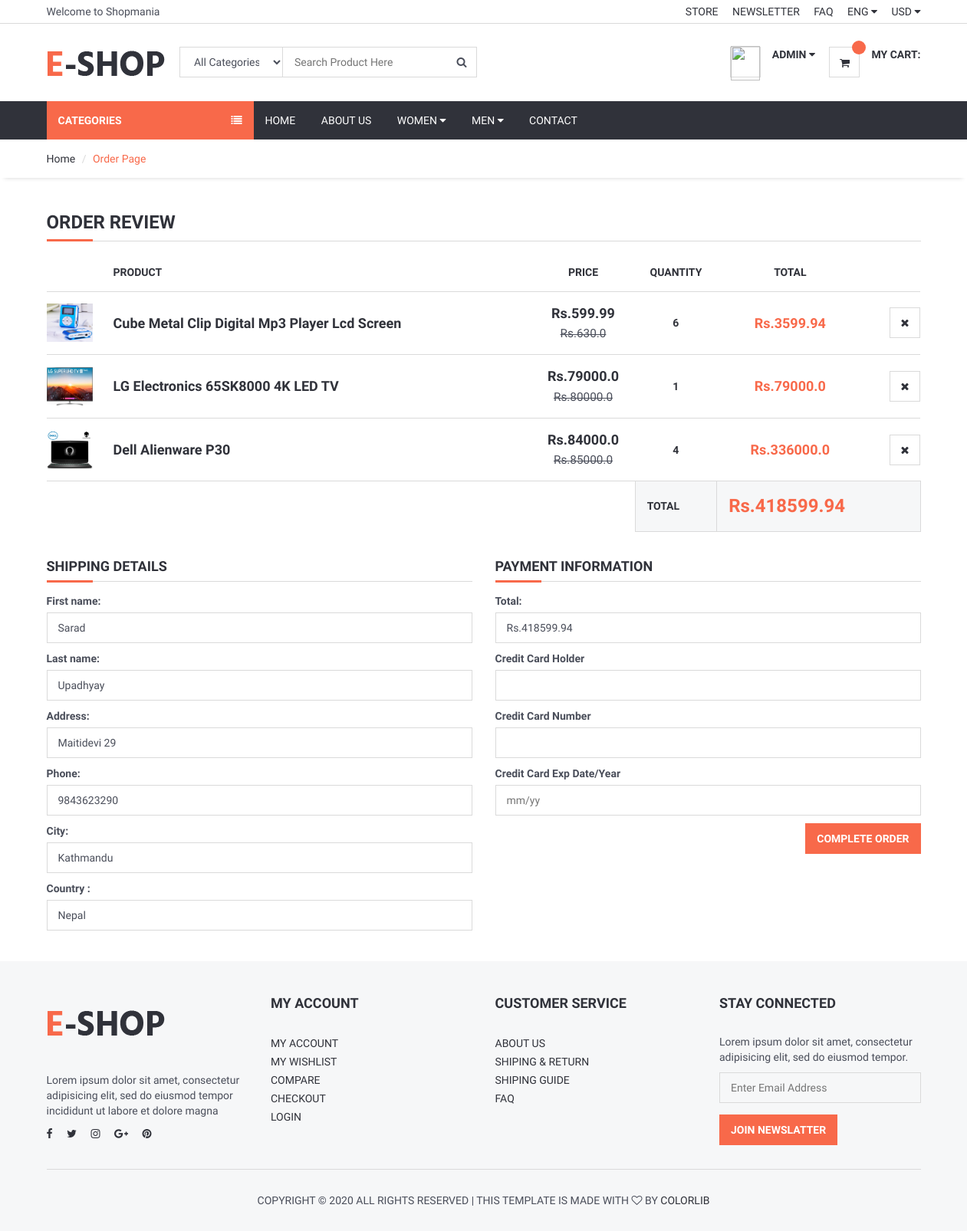
The app's page /product/order_product/ (signed in), older data.
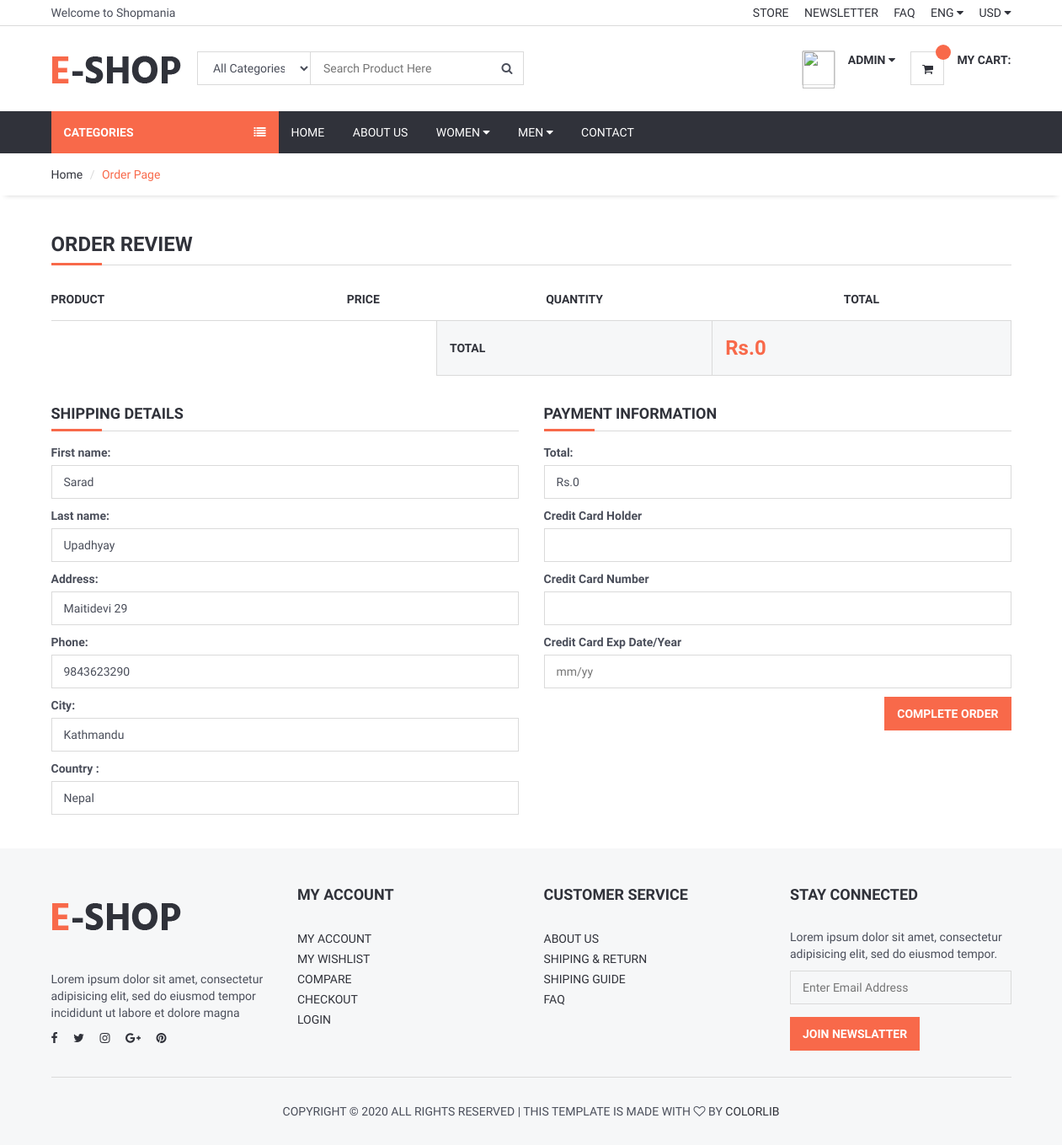
The same page, newer data.
### djproduct/models.py (models this page shows, shortened)
class Cart(models.Model):
    user = models.ForeignKey(User,on_delete=models.SET_NULL,null=True)
    product = models.ForeignKey(Product, on_delete=models.SET_NULL,null=True)
    quantity = models.IntegerField()
    @property
    def price(self):
        return self.product.price
    @property
    def discounted_price(self):
        return self.product.discounted_price
    @property
    def total_price(self):
        if self.product.discounted_price:
            return self.quantity * self.product.discounted_price
        else:
            return self.quantity * self.product.price

class Product(models.Model):
    STATUS = (('True', 'True'),('False', 'False'))
    LABEL = (('Hot', 'Hot'), ('Sale', 'Sale'), ('New', 'New'))
    STOCK = (('In Stock', 'In Stock'), ('Out of Stock', 'Out of Stock'))
    category = models.ForeignKey(Category,on_delete=models.CASCADE)
    title = models.CharField(max_length=100)
    keywords = models.CharField(max_length=300)
    description = models.TextField(max_length=300)
    image=models.ImageField(upload_to='images/', blank=True)
    brand = models.CharField(max_length=200,blank=True)
    price = models.FloatField()
    items_in_stock = models.IntegerField(default=0)
    discounted_price = models.FloatField(blank=True)
    details= RichTextUploadingField()
    slug = models.SlugField(unique=True,null=False)
    status=models.CharField(max_length=100,choices=STATUS)
    label = models.CharField(max_length=100,choices=LABEL,blank=True)
    stock = models.CharField(max_length=100,choices=STOCK,blank=True)
    create_at=models.DateTimeField(auto_now_add=True)
    update_at=models.DateTimeField(auto_now=True)
    def image_tag(self):
        if self.image.url is not None:
            return mark_safe(f'<img src="{self.image.url}" height="55"/>')
        else:
            return ""
    image_tag.short_description = 'Image' # title for images in admin products section

### djproduct/views.py (the view, shortened to what this page needs)
# urls.py: path('order_product/',order_product, name='order_product'),
def order_product(request):
    category = Category.objects.all() # category section is present in all pages so we include here too
    current_user = request.user # Access current user's session information
    carts = Cart.objects.filter(user_id=current_user.id)
    total = 0
    for tot in carts:
        if tot.discounted_price:
            total += tot.product.discounted_price * tot.quantity
        else:
            total += tot.product.price * tot.quantity
    form= OrderForm()
    profile = UserProfileInfo.objects.get(user_id=current_user.id)
    context_var = {'carts': carts, 'category': category,  'total': total, 'form': form, 'profile': profile }
    return render(request, 'order_products.html', context_var)

### djproduct/models.py
class OrderForm(ModelForm):
    class Meta:
        model = Order
        fields = ['first_name','last_name','address','phone','city','country']

### djproduct/templates/order_products.html (shortened to what the changed rows need)
{% extends 'base.html' %}
{% load static %}
{% block content %}
<div class="section">
    <div class="container">
        <div class="row">
            <div class="col-md-12">
                <div class="order-summary clearfix">
                    <table class="shopping-cart-table table">
                        <thead>
                            <tr>
                                <th></th>
                                <th>Product</th>
                                <th class="text-center">Price</th>
                                <th class="text-center">Quantity</th>
                                <th class="text-center">Total</th>
                                <th class="text-right"></th>
                            </tr>
                        </thead>
                        <tbody>
                            {% for cart in carts %}
                            <tr>
                                <td class="thumb">
                                    <a href="/product/{{cart.product.id}}/{{cart.product.slug}}"> <img
                                            src="{{cart.product.image.url}}" alt="No image" height="50" width="60"> </a>
                                </td>
                                <td class="details">
                                    <a
                                        href="/product/{{ cart.product.id }}/{{ cart.product.slug }}">{{cart.product.title}}</a>
                                </td>
                                {% if cart.discounted_price > 0 %}
                                <td class="price text-center"><strong>Rs.{{cart.discounted_price}}</strong><br><del
                                        class="font-weak"><small>Rs.{{cart.price}}</small></del></td>
                                {% else %}
                                <td class="price text-center"><strong>Rs.{{cart.price}}</strong></td>
                                {% endif %}
                                <td class="qty text-center"><strong>{{cart.quantity}}</strong></td>
                                <td class="total text-center"><strong
                                        class="primary-color">Rs.{{cart.total_price}}</strong></td>
                                <td class="text-right"><a href="/product/delete_from_cart/{{ cart.id }}"
                                        onclick="return confirm('Are you sure you want to remove this item from cart?')"
                                        class="main-btn icon-btn"><i class="fa fa-close"></i></a></td>
                            </tr>
                            {% endfor %}
                        </tbody>
                        <tfoot>
                            <tr>
                                <th class="empty" colspan="3"></th>
                                <th>TOTAL</th>
                                <th colspan="2" class="total">Rs.{{total}}</th>
                            </tr>
                        </tfoot>
                    </table>
                </div>
            </div>
            <form action="" method="POST">
                <div class="col-md-6">
                    <div class="shiping-methods">
                        <p><label for="id_first_name">Total: </label>
                            <input type="text" name="total" class="input" readonly value="Rs.{{total}}">
                        </p>
                    </div>
                </div>
            </form>
        </div>
    </div>
</div>
{% endblock %}

Row changes from the older to the newer data that the page shows:
removed Cart: product.image (picture), product "Cube Metal Clip Digital Mp3 Player Lcd Screen", discounted_price "599.99", price "630.0", quantity "6", total_price "3599.94"
removed Cart: product.image (picture), product "LG Electronics 65SK8000 4K LED TV", discounted_price "79000.0", price "80000.0", quantity "1", total_price "79000.0"
removed Cart: product.image (picture), product "Dell Alienware P30", discounted_price "84000.0", price "85000.0", quantity "4", total_price "336000.0"
Text that changed along with them:
{{ total }}: "418599.94" → "0"
form field total: "Rs.418599.94" → "Rs.0"
